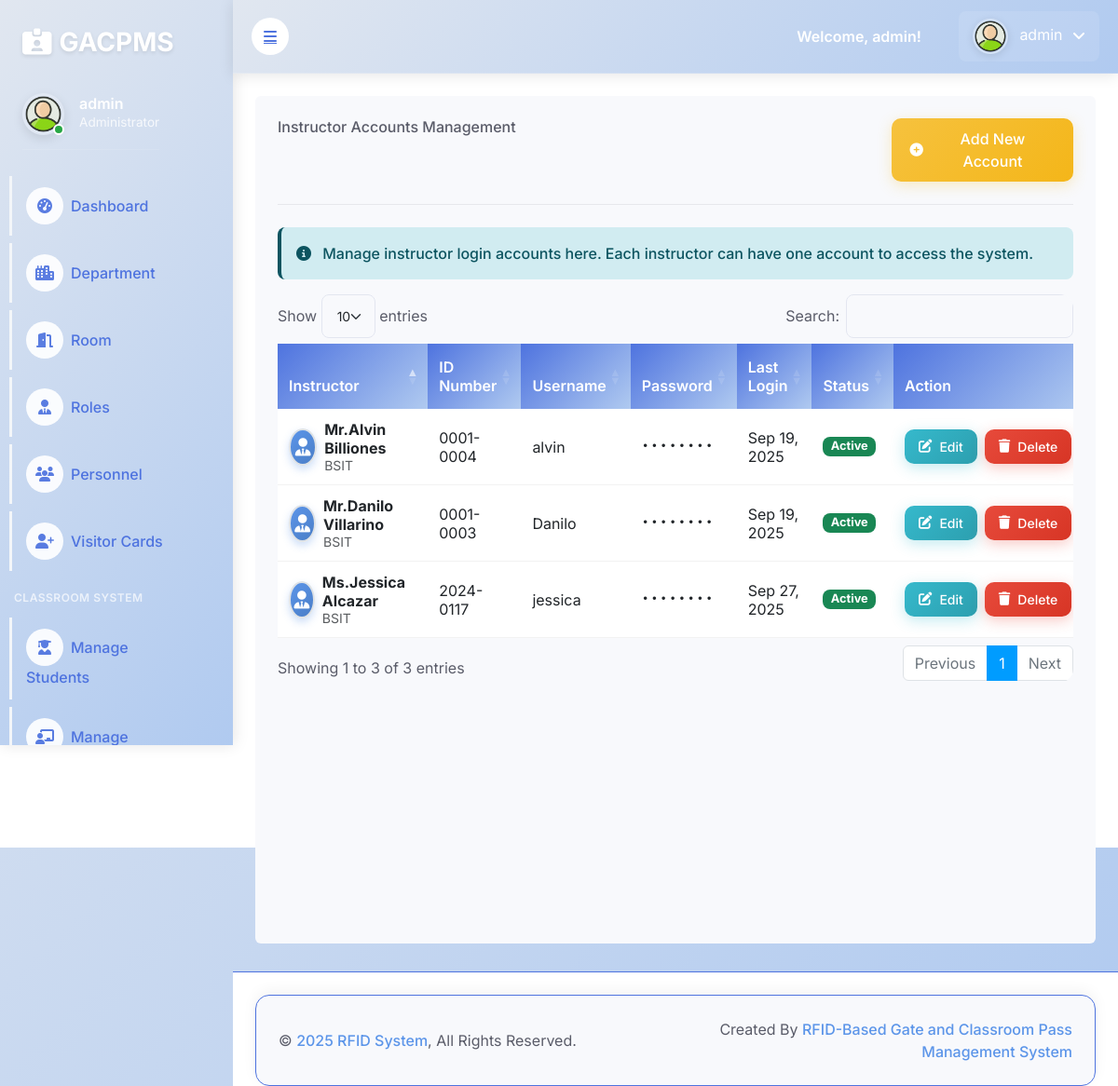
The page /admin/instructor_accounts.php on the database as committed earlier.
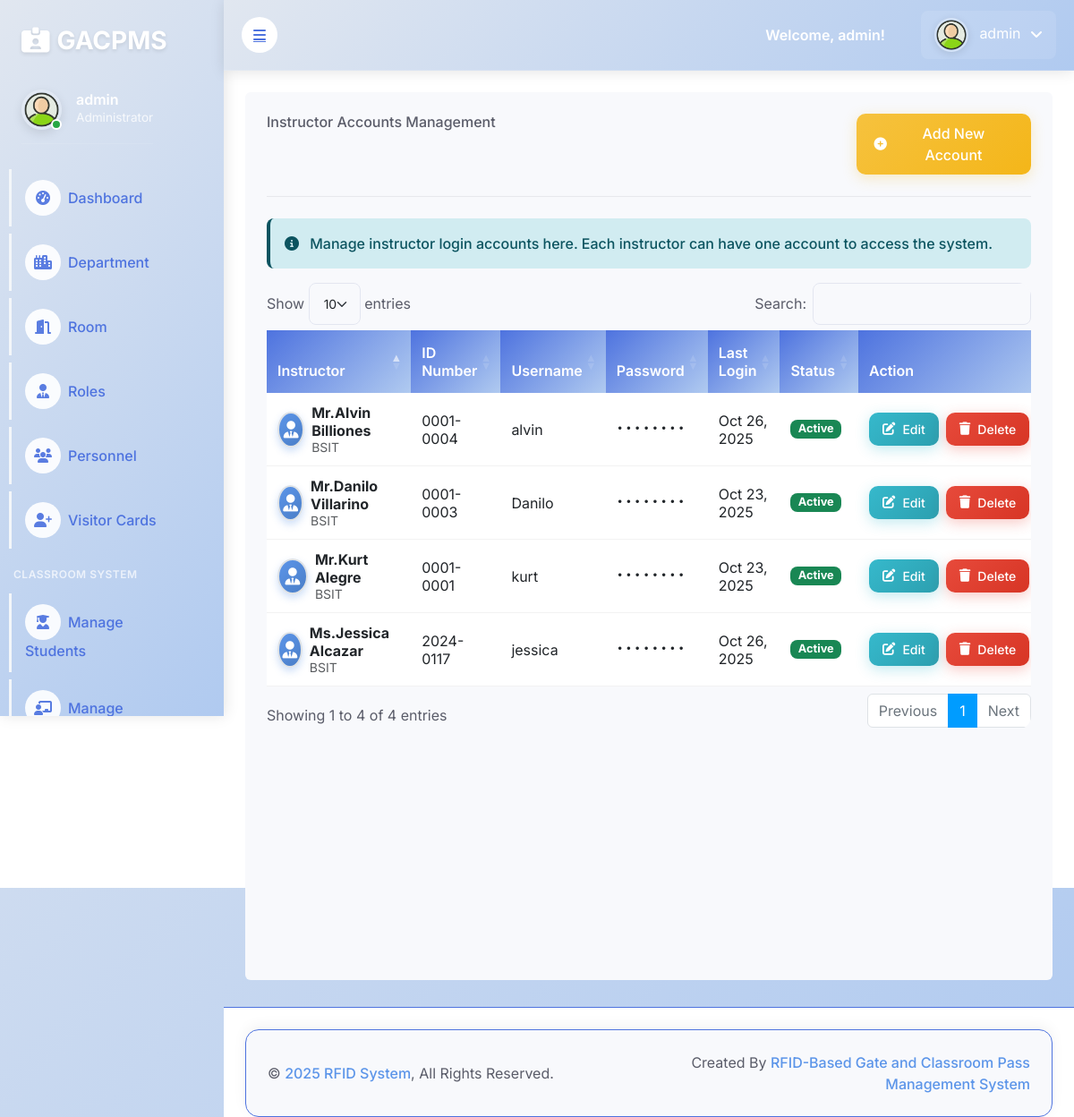
The same page on the database as committed later.
### tables this page shows
CREATE TABLE `instructor_accounts` (
  `id` int(11) NOT NULL,
  `instructor_id` int(11) NOT NULL,
  `username` varchar(50) NOT NULL,
  `password` varchar(255) NOT NULL,
  `created_at` timestamp NOT NULL DEFAULT current_timestamp(),
  `updated_at` timestamp NOT NULL DEFAULT current_timestamp() ON UPDATE current_timestamp(),
  `last_login` varchar(11) NOT NULL,
  `department` varchar(55) NOT NULL,
  `fullname` varchar(55) NOT NULL
);

CREATE TABLE `instructor` (
  `id` int(11) NOT NULL,
  `photo` varchar(25) NOT NULL,
  `fullname` varchar(50) NOT NULL,
  `id_number` varchar(9) DEFAULT NULL,
  `created_at` timestamp NOT NULL DEFAULT current_timestamp(),
  `updated_at` timestamp NOT NULL DEFAULT current_timestamp(),
  `department_id` int(11) NOT NULL,
  `status` varchar(11) NOT NULL
);

CREATE TABLE `department` (
  `department_id` int(11) NOT NULL,
  `department_name` varchar(50) NOT NULL,
  `department_desc` varchar(50) NOT NULL
);

### admin/instructor_accounts.php (the view, shortened to what the changed rows need)
<?php
include 'header.php';
include '../connection.php';
 $accounts_query = "
    SELECT ia.*, i.fullname, i.id_number, i.department_id, i.photo, d.department_name
    FROM instructor_accounts ia
    INNER JOIN instructor i ON ia.instructor_id = i.id
    LEFT JOIN department d ON i.department_id = d.department_id
    ORDER BY i.fullname
";
 $accounts_result = $db->query($accounts_query);
 $photo_directory = "../uploads/instructors/";
?>
<!DOCTYPE html>
<html lang="en">
<head>
    <link href="https://cdn.jsdelivr.net/npm/bootstrap@5.3.0/dist/css/bootstrap.min.css" rel="stylesheet">
    <link rel="stylesheet" href="https://cdnjs.cloudflare.com/ajax/libs/font-awesome/6.4.0/css/all.min.css">
    <link rel="stylesheet" href="https://cdn.datatables.net/1.13.6/css/dataTables.bootstrap5.min.css">
</head>
<body>
    <div class="container-fluid position-relative bg-white d-flex p-0">
        <div class="content">
            <div class="container-fluid pt-4 px-4">
                <div class="col-sm-12 col-xl-12">
                    <div class="bg-light rounded h-100 p-4">
                        <div class="row">
                            <div class="col-9">
                            </div>
                            <div class="col-3 d-flex justify-content-end">
                            </div>
                        </div>
                        <hr>
                        <div class="alert alert-info">
                            <i class="fas fa-info-circle me-2"></i>
                            Manage instructor login accounts here. Each instructor can have one account to access the system.
                        </div>
                        <div class="table-responsive">
                            <table class="table table-border" id="accountsTable">
                                <thead>
                                    <tr>
                                        <th scope="col">Instructor</th>
                                        <th scope="col">ID Number</th>
                                        <th scope="col">Username</th>
                                        <th scope="col">Password</th>
                                        <th scope="col">Last Login</th>
                                        <th scope="col">Status</th>
                                        <th scope="col">Action</th>
                                    </tr>
                                </thead>
                                <tbody>
                                    <?php if ($accounts_result && $accounts_result->num_rows > 0): ?>
                                        <?php while ($account = $accounts_result->fetch_assoc()): ?>
                                            <tr class="table-<?php echo $account['id'];?>">
                                                <td>
                                                    <div class="d-flex align-items-center">
                                                        <div class="instructor-photo me-2">
                                                            <?php if (!empty($account['photo']) && file_exists($photo_directory . $account['photo'])): ?>
                                                                <img src="<?php echo $photo_directory . $account['photo']; ?>" alt="<?php echo htmlspecialchars($account['fullname']); ?>">
                                                            <?php else: ?>
                                                                <i class="fas fa-user-tie"></i>
                                                            <?php endif; ?>
                                                        </div>
                                                        <div>
                                                            <strong><?php echo htmlspecialchars($account['fullname']); ?></strong><br>
                                                            <small class="text-muted"><?php echo htmlspecialchars($account['department_name'] ?? 'N/A'); ?></small>
                                                        </div>
                                                    </div>
                                                </td>
                                                <td><?php echo htmlspecialchars($account['id_number']); ?></td>
                                                <td><?php echo htmlspecialchars($account['username']); ?></td>
                                                <td>
                                                    <span class="password-masked">••••••••</span>
                                                </td>
                                                <td>
                                                    <?php echo $account['last_login'] ? date('M j, Y', strtotime($account['last_login'])) : 'Never'; ?>
                                                </td>
                                                <td>
                                                    <span class="badge bg-success status-badge">Active</span>
                                                </td>
                                                <td width="14%">
                                                    <div class="action-buttons">
                                                        <button class="btn btn-sm btn-edit edit-btn"
                                                                data-id="<?php echo $account['id']; ?>"
                                                                data-instructor-id="<?php echo $account['instructor_id']; ?>"
                                                                data-username="<?php echo htmlspecialchars($account['username']); ?>"
                                                                data-fullname="<?php echo htmlspecialchars($account['fullname']); ?>">
                                                            <i class="fas fa-edit"></i> Edit
                                                        </button>
                                                        <button class="btn btn-sm btn-delete delete-btn"
                                                                data-id="<?php echo $account['id']; ?>"
                                                                data-username="<?php echo htmlspecialchars($account['username']); ?>"
                                                                data-instructor="<?php echo htmlspecialchars($account['fullname']); ?>">
                                                            <i class="fas fa-trash"></i> Delete
                                                        </button>
                                                    </div>
                                                </td>
                                            </tr>
                                        <?php endwhile; ?>
                                    <?php endif; ?>
                                </tbody>
                            </table>
                        </div>
                    </div>
                </div>
            </div>
        </div>
    </div>
</body>
</html>

Rows that differ between the two databases and show on the page:
changed instructor_accounts "alvin": last_login "Sep 19, 2025" → "Oct 26, 2025"
changed instructor_accounts "Danilo": last_login "Sep 19, 2025" → "Oct 23, 2025"
added instructor_accounts: instructor.fullname "Mr.Kurt Alegre", department.department_name "BSIT", instructor.id_number "0001-0001", username "kurt", last_login "Oct 23, 2025"
changed instructor_accounts "jessica": last_login "Sep 27, 2025" → "Oct 26, 2025"
Other text that changed with them:
text written by a page script: "Show entries Search: Showing 1 to 3 of 3 entries Previous 1 Next" → "Show entries Search: Showing 1 to 4 of 4 entries Previous 1 Next"
